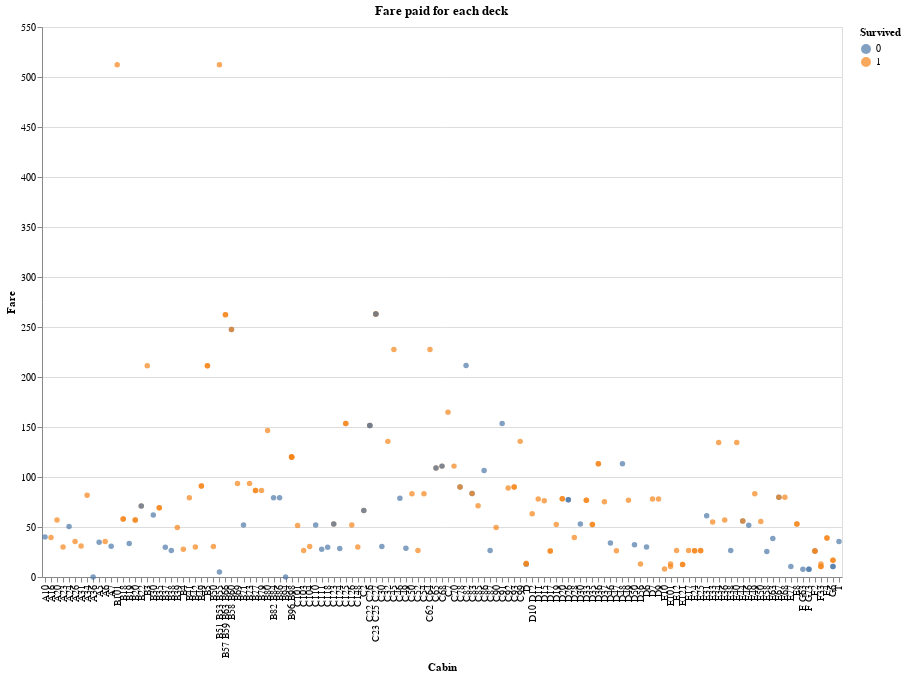

The notebook cell this image was saved under:
### Markdown cell above
When I ran the code, K = 10 nearest neighbors shows the best result since the error is the lowest for test set.

### Code cell
c1 = alt.Chart(df).mark_circle().encode(
    x = "Cabin:O",
    y = "Fare",
    color = "Survived:N",
    tooltip = ["Fare", "Cabin", "Survived"]
).properties(
    title = "Fare paid for each deck",
    height = 550,
    width = 800
)

c1

### Figure 1 — Vega-Lite specification as saved in the notebook (floating-point values rounded to 4 significant figures; data arrays with more than 128 entries replaced by an {"elided": "..."} marker saying what was removed)
{"config": {"view": {"continuousWidth": 400, "continuousHeight": 300}}, "data": {"name": "data-92cb4a496e2ccfff71cc5b06eabf3f17"}, "mark": "circle", "encoding": {"color": {"type": "nominal", "field": "Survived"}, "tooltip": [{"type": "quantitative", "field": "Fare"}, {"type": "nominal", "field": "Cabin"}, {"type": "quantitative", "field": "Survived"}], "x": {"type": "ordinal", "field": "Cabin"}, "y": {"type": "quantitative", "field": "Fare"}}, "height": 550, "title": "Fare paid for each deck", "width": 800, "$schema": "https://vega.github.io/schema/vega-lite/v4.8.1.json", "datasets": {"data-92cb4a496e2ccfff71cc5b06eabf3f17": {"elided": "183 records"}}}
